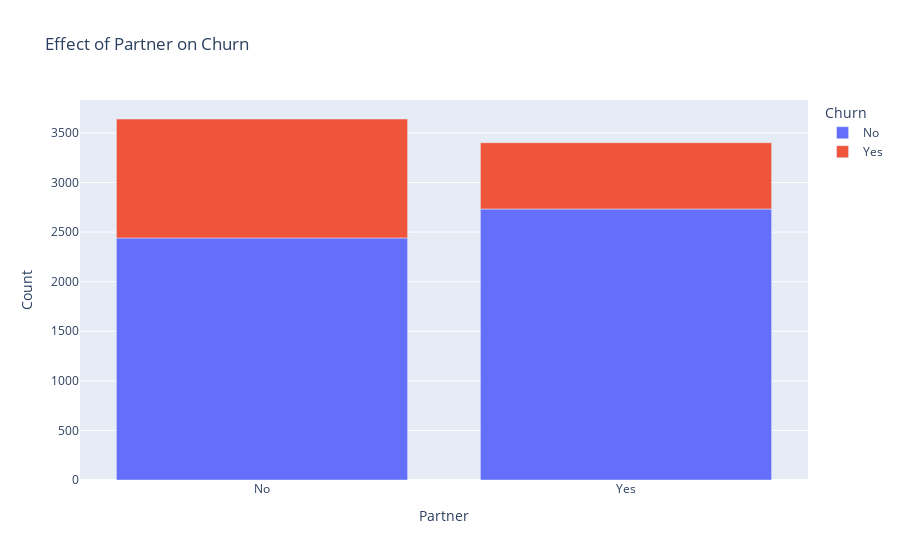

Write notebook code for a chart like this one.
### Markdown cell above
The distribution is more or less the same. Gender has no significant effect.

### Code cell
temp = telco_data.groupby(['Partner', 'Churn']).count()['customerID'].reset_index()
fig = px.bar(temp, x='Partner', y='customerID', color='Churn'
            , labels={
                     'Churn': 'Churn',
                     'customerID': 'Count',
                     'Partner': 'Partner'
            }
            , title='Effect of Partner on Churn')
iplot(fig)

### Figure 1 — Plotly figure (JSON) as saved in the notebook; plotly's stock layout.template omitted (floating-point values rounded to 4 significant figures)
{"data": [{"alignmentgroup": "True", "hovertemplate": "Churn=No<br>Partner=%{x}<br>Count=%{y}<extra></extra>", "legendgroup": "No", "marker": {"color": "#636efa", "pattern": {"shape": ""}}, "name": "No", "offsetgroup": "No", "orientation": "v", "showlegend": true, "textposition": "auto", "type": "bar", "x": ["No", "Yes"], "xaxis": "x", "y": [2441, 2733], "yaxis": "y"}, {"alignmentgroup": "True", "hovertemplate": "Churn=Yes<br>Partner=%{x}<br>Count=%{y}<extra></extra>", "legendgroup": "Yes", "marker": {"color": "#EF553B", "pattern": {"shape": ""}}, "name": "Yes", "offsetgroup": "Yes", "orientation": "v", "showlegend": true, "textposition": "auto", "type": "bar", "x": ["No", "Yes"], "xaxis": "x", "y": [1200, 669], "yaxis": "y"}], "layout": {"barmode": "relative", "legend": {"title": {"text": "Churn"}, "tracegroupgap": 0}, "title": {"text": "Effect of Partner on Churn"}, "xaxis": {"anchor": "y", "domain": [0, 1], "title": {"text": "Partner"}}, "yaxis": {"anchor": "x", "domain": [0, 1], "title": {"text": "Count"}}}}
